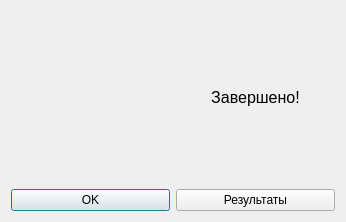
<?xml version="1.0" encoding="UTF-8"?>
<ui version="4.0">
 <class>messagedone</class>
 <widget class="QDialog" name="messagedone">
  <property name="geometry">
   <rect>
    <x>0</x>
    <y>0</y>
    <width>346</width>
    <height>222</height>
   </rect>
  </property>
  <property name="minimumSize">
   <size>
    <width>346</width>
    <height>222</height>
   </size>
  </property>
  <property name="maximumSize">
   <size>
    <width>346</width>
    <height>222</height>
   </size>
  </property>
  <property name="windowTitle">
   <string>coex</string>
  </property>
  <property name="modal">
   <bool>true</bool>
  </property>
  <layout class="QGridLayout" name="gridLayout_2">
   <item row="0" column="0">
    <layout class="QGridLayout" name="gridLayout">
     <item row="1" column="0">
      <widget class="QLabel" name="donelabelicon">
       <property name="text">
        <string/>
       </property>
       <property name="pixmap">
        <pixmap resource="resource/icons.qrc">:/prefix1/done</pixmap>
       </property>
      </widget>
     </item>
     <item row="1" column="1">
      <widget class="QLabel" name="donelabel">
       <property name="font">
        <font>
         <pointsize>12</pointsize>
        </font>
       </property>
       <property name="text">
        <string>Завершено!</string>
       </property>
       <property name="alignment">
        <set>Qt::AlignCenter</set>
       </property>
       <property name="wordWrap">
        <bool>true</bool>
       </property>
       <property name="margin">
        <number>10</number>
       </property>
      </widget>
     </item>
     <item row="2" column="0">
      <widget class="QPushButton" name="donebutton">
       <property name="text">
        <string>OK</string>
       </property>
      </widget>
     </item>
     <item row="2" column="1">
      <widget class="QPushButton" name="pushButton">
       <property name="text">
        <string>Результаты</string>
       </property>
      </widget>
     </item>
    </layout>
   </item>
  </layout>
 </widget>
 <resources>
  <include location="resource/icons.qrc"/>
 </resources>
 <connections/>
</ui>
